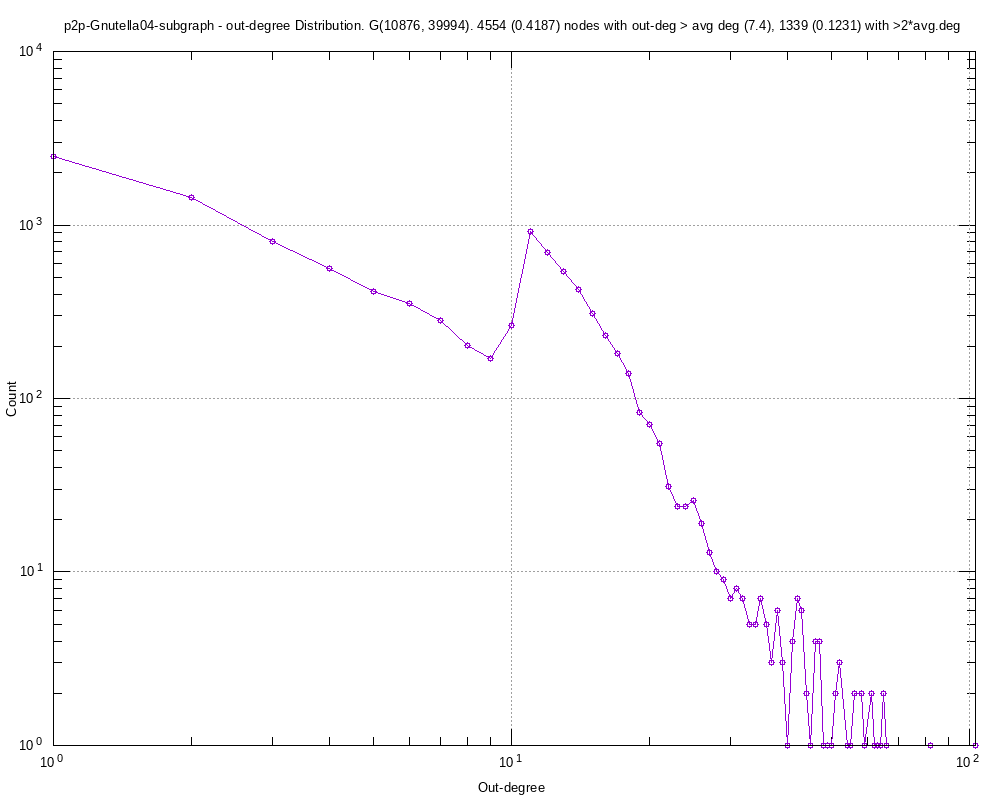

Generate this figure with gnuplot:
#
# p2p-Gnutella04-subgraph - out-degree Distribution. G(10876, 39994). 4554 (0.4187) nodes with out-deg > avg deg (7.4), 1339 (0.1231) with >2*avg.deg (Fri Sep  6 19:15:41 2019)
#

set title "p2p-Gnutella04-subgraph - out-degree Distribution. G(10876, 39994). 4554 (0.4187) nodes with out-deg > avg deg (7.4), 1339 (0.1231) with >2*avg.deg"
set key bottom right
set logscale xy 10
set format x "10^{%L}"
set mxtics 10
set format y "10^{%L}"
set mytics 10
set grid
set xlabel "Out-degree"
set ylabel "Count"
set tics scale 2
set terminal png font arial 10 size 1000,800
set output 'outDeg.p2p-Gnutella04-subgraph.png'
plot 	"outDeg.p2p-Gnutella04-subgraph.tab" using 1:2 title "" with linespoints pt 6
